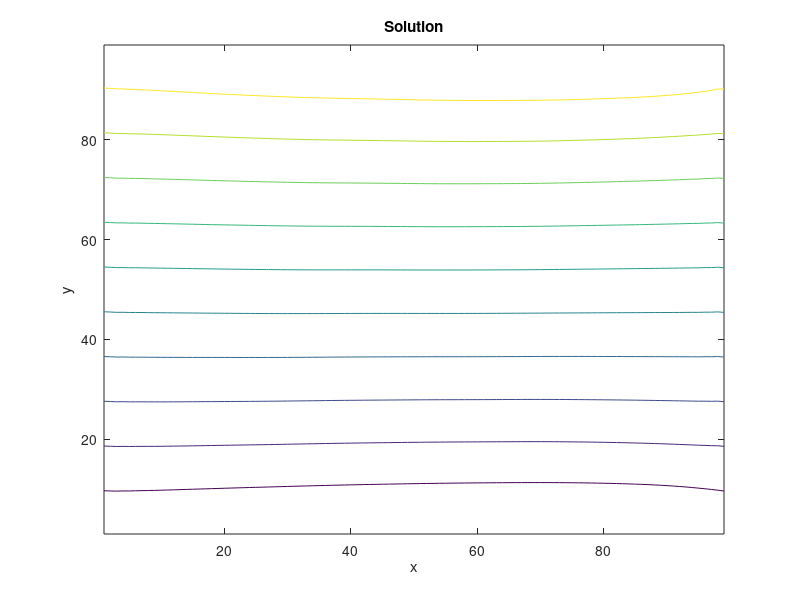

The MATLAB source for this figure:
clear;close all;clc;

% D2Q9 solver
% Simple channel.
% West: fixed-velocity inlet
% North: wall
% South: wall 
% East: 0th-order-extrapolation outlet.

% Numerical input parameters.
nodes = [100, 100]; % x nodes, y nodes.
dh = 1; % dh = dx = dy.
timesteps = 1000;
dt = 1; % timestep.

% Physical input parameters.
u0 = 0.1;
rho0 = 5;
alpha = 0.01;
Re = u0*nodes(1)/alpha;
disp(['Reynolds number: ' num2str(Re)]);

% Lattice link constants.
w = zeros(9,1);
w(1) = 4/9;
w(2:5) = 1/9;
w(6:9) = 1/36;
c = zeros(9,2);
c(1,:) = [0, 0];
c(2,:) = [1, 0];
c(3,:) = [0, 1];
c(4,:) = [-1, 0];
c(5,:) = [0, -1];
c(6,:) = [1, 1];
c(7,:) = [-1, 1];
c(8,:) = [-1, -1];
c(9,:) = [1, -1];

% Derived inputs.
omega = 1 / ( 3*alpha + 0.5 );

% Initialize.
rho = rho0*ones(nodes(2),nodes(1));
u = u0*ones(nodes(2),nodes(1));
v = zeros(nodes(2),nodes(1));
f = zeros(nodes(2),nodes(1),9);
feq = zeros(nodes(2),nodes(1),9);
% Wall BCs.
u(1,:) = 0;
v(1,:) = 0;
u(end,:) = 0;
v(end,:) = 0;

% Main loop.
reconstruction_time = 0;
collision_time = 0;
streaming_time = 0;
bc_time = 0;
for iter = 1:timesteps
    disp(['Running timestep ' num2str(iter)]);
    % Collision.
    tic;
    t1 = u.*u + v.*v;
    for k = 1:9
        t2 = c(k,1)*u + c(k,2)*v;
        feq(:,:,k) = w(k)*rho.*(1 + 3*t2 + 4.5*t2.^2 - 1.5*t1);
        f(:,:,k) = omega*feq(:,:,k)+(1-omega)*f(:,:,k);
    end
    collision_time = collision_time + toc;
    % Streaming.
    tic;
    f(:,2:end,2) = f(:,1:end-1,2); % East vector.
    f(2:end,:,3) = f(1:end-1,:,3); % North vector.
    f(:,1:end-1,4) = f(:,2:end,4); % West vector.
    f(1:end-1,:,5) = f(2:end,:,5); % South vector.
    f(2:end,2:end,6) = f(1:end-1,1:end-1,6); % Northeast vector.
    f(2:end,1:end-1,7) = f(1:end-1,2:end,7); % Northwest vector.
    f(1:end-1,1:end-1,8) = f(2:end,2:end,8); % Southwest vector.
    f(1:end-1,2:end,9) = f(2:end,1:end-1,9); % Southeast vector.
    streaming_time = streaming_time + toc;
    % BC.
    tic;
    % Only horizontal velocity.
    rho_west = ( 1 / ( 1 - u0 ) ) * ...
        ( f(2:end-1,1,1) + f(2:end-1,1,3) + f(2:end-1,1,5) + ...
        2*( f(2:end-1,1,4) + f(2:end-1,1,7) + f(2:end-1,1,8) ) );
    f(2:end-1,1,2) = f(2:end-1,1,4) + 2 / 3 * u0 * rho_west; % West inlet.
    f(2:end-1,1,6) = f(2:end-1,1,8) + u0 / 6 * rho_west; % West inlet.
    f(2:end-1,1,9) = f(2:end-1,1,7) + u0 / 6 * rho_west; % West inlet.
    f(2:end-1,end,4) = f(2:end-1,end-1,4); % East outlet (extrapolation).
    f(2:end-1,end,8) = f(2:end-1,end-1,8); % East outlet (extrapolation).
    f(2:end-1,end,7) = f(2:end-1,end-1,7); % East outlet (extrapolation).
    f(1,:,3) = f(1,:,5); % South wall.
    f(1,:,6) = f(1,:,8); % South wall.
    f(1,:,7) = f(1,:,9); % South wall.
    f(end,:,5) = f(end,:,3); % North wall.
    f(end,:,9) = f(end,:,7); % North wall.
    f(end,:,8) = f(end,:,6); % North wall.
    bc_time = bc_time + toc;
    % Density and velocity reconstruction.
    tic;
    rho = sum(f,3);
    rho(2:end-1,1) = rho_west;
    u(2:end-1,2:end-1) = 0;
    v(2:end-1,2:end-1) = 0;
    for k = 1:9
        u(2:end-1,2:end-1) = u(2:end-1,2:end-1) + c(k,1)*f(2:end-1,2:end-1,k);
        v(2:end-1,2:end-1) = v(2:end-1,2:end-1) + c(k,2)*f(2:end-1,2:end-1,k);
    end
    u(2:end-1,2:end-1) = u(2:end-1,2:end-1) ./ rho(2:end-1,2:end-1);
    v(2:end-1,2:end-1) = v(2:end-1,2:end-1) ./ rho(2:end-1,2:end-1);
    reconstruction_time = reconstruction_time + toc;
end

% Timing outputs.
total_time = reconstruction_time + collision_time + streaming_time + bc_time;
disp(['Solution reconstruction time (s): ' num2str(reconstruction_time)]);
disp(['Collision time (s): ' num2str(collision_time)]);
disp(['Streaming time (s): ' num2str(streaming_time)]);
disp(['BC time (s): ' num2str(bc_time)]);
disp(['Solution reconstruction fraction: ' num2str(reconstruction_time/total_time)]);
disp(['Collision fraction: ' num2str(collision_time/total_time)]);
disp(['Streaming fraction: ' num2str(streaming_time/total_time)]);
disp(['BC fraction: ' num2str(bc_time/total_time)]);

% Streamfunction calculation.
strf = zeros(nodes(2),nodes(1));
for i = 2:nodes(1)
    rho_av = 0.5*( rho(1,i-1) + rho(1,i) );
    strf(1,i) = strf(1,i-1) - 0.5*rho_av*( v(1,i-1) + v(1,i) );
    for j = 2:nodes(2)
        rho_m = 0.5 * ( rho(j,i) + rho(j-1,i) );
        strf(j,i) = strf(j-1,i) + 0.5*rho_m*( u(j-1,i) + u(j,i) );
    end
end

% Plotting results!
figure;
L = dh*[nodes(1)-1, nodes(2)-1] ; % x , y dimensions of physical domain.
x = linspace(0,L(1),nodes(1))';
y = linspace(0,L(2),nodes(2))';
[X, Y] = meshgrid(x,y);
contour(X(2:end,2:end), Y(2:end,2:end), strf(2:end,2:end));
title('Solution');
xlabel('x');
ylabel('y');


